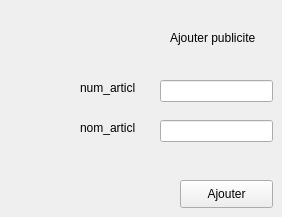
      <widget class="QWidget" name="tab_11">
       <attribute name="title">
        <string>Ajouter</string>
       </attribute>
       <widget class="QLineEdit" name="nom_articleAjou">
        <property name="geometry">
         <rect>
          <x>160</x>
          <y>120</y>
          <width>113</width>
          <height>22</height>
         </rect>
        </property>
       </widget>
       <widget class="QLineEdit" name="num_articleAjou">
        <property name="geometry">
         <rect>
          <x>160</x>
          <y>80</y>
          <width>113</width>
          <height>22</height>
         </rect>
        </property>
       </widget>
       <widget class="QLabel" name="label_22">
        <property name="geometry">
         <rect>
          <x>80</x>
          <y>80</y>
          <width>55</width>
          <height>16</height>
         </rect>
        </property>
        <property name="text">
         <string>num_article</string>
        </property>
       </widget>
       <widget class="QLabel" name="label_23">
        <property name="geometry">
         <rect>
          <x>80</x>
          <y>120</y>
          <width>55</width>
          <height>16</height>
         </rect>
        </property>
        <property name="text">
         <string>nom_article</string>
        </property>
       </widget>
       <widget class="QLabel" name="label_25">
        <property name="geometry">
         <rect>
          <x>170</x>
          <y>30</y>
          <width>101</width>
          <height>16</height>
         </rect>
        </property>
        <property name="text">
         <string>Ajouter publicite</string>
        </property>
       </widget>
       <widget class="QPushButton" name="ajouterPub">
        <property name="geometry">
         <rect>
          <x>180</x>
          <y>180</y>
          <width>93</width>
          <height>28</height>
         </rect>
        </property>
        <property name="text">
         <string>Ajouter</string>
        </property>
       </widget>
      </widget>
